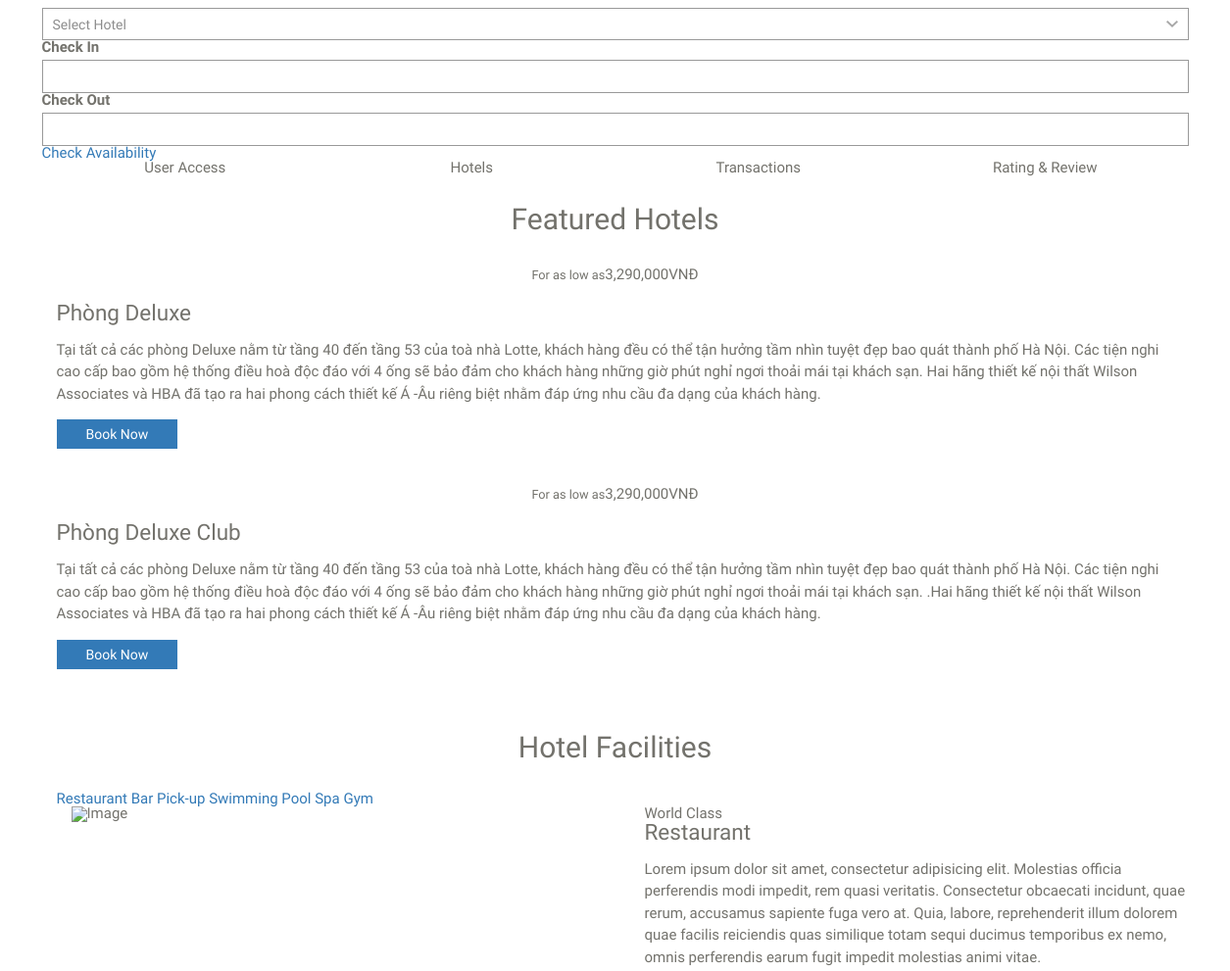
Page /client/index-php.php (middle part) on the earlier database version.
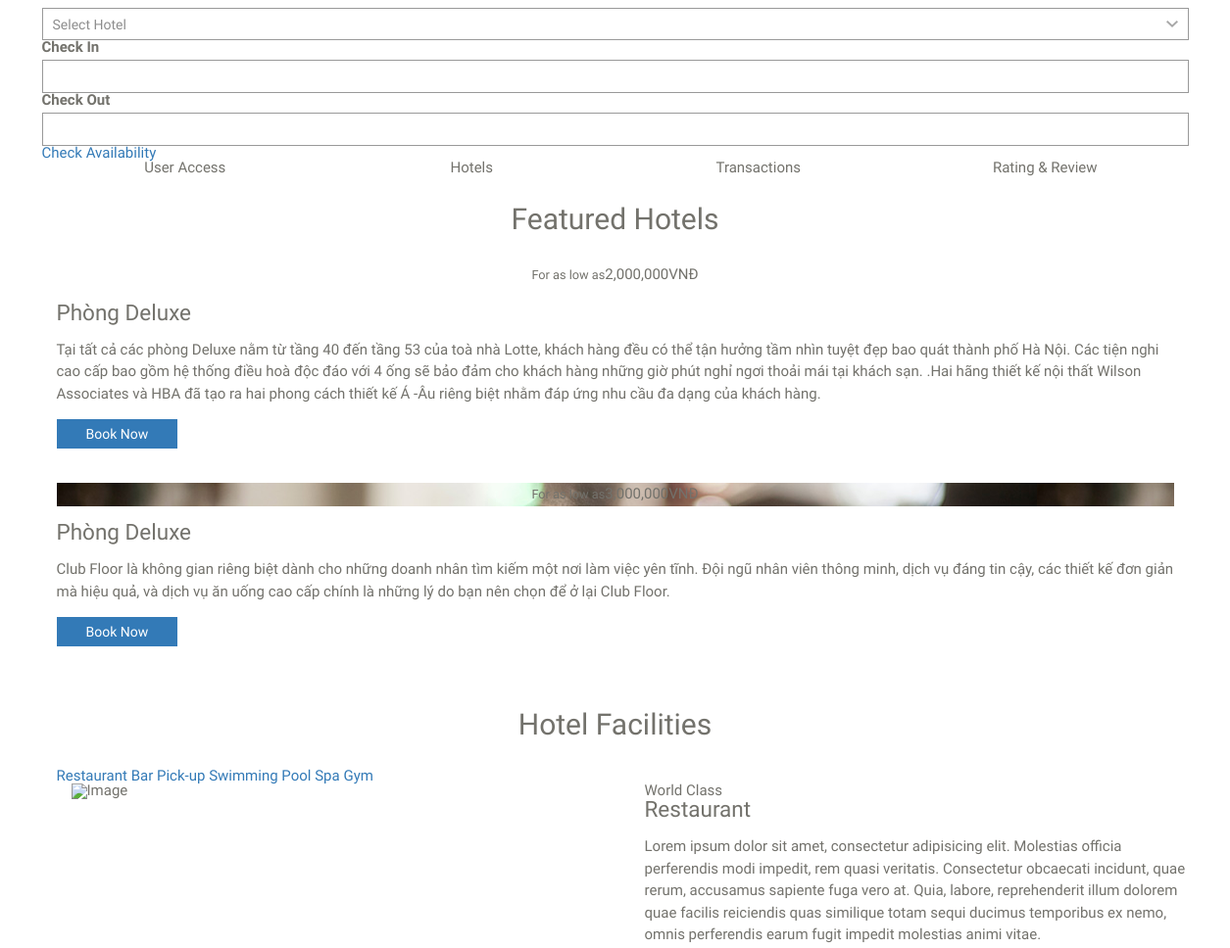
Same page on the later database version.
### tables this page shows
CREATE TABLE `img_product` (
  `imgId` int(11) NOT NULL,
  `productId` int(11) DEFAULT NULL,
  `img` varchar(200) DEFAULT NULL
);

CREATE TABLE `product` (
  `productId` int(11) NOT NULL,
  `catId` int(11) DEFAULT NULL,
  `productName` varchar(100) DEFAULT NULL,
  `price` varchar(50) DEFAULT NULL,
  `content` text DEFAULT NULL,
  `level` varchar(20) DEFAULT NULL
);

### client/index-php.php (the view, shortened to what this page needs)
<?php include("header.php");
require('../db/config.php');
?>
<div class="wrap">
	<div class="container">
		<div class="row">
			<div id="availability">
				<form action="#">
					<div class="a-col">
						<section>
							<select class="cs-select cs-skin-border">
								<option value="" disabled selected>Select Hotel</option>
							</select>
						</section>
					</div>
					<div class="a-col alternate">
						<div class="input-field">
							<label for="date-start">Check In</label>
							<input type="text" class="form-control" id="date-start" />
						</div>
					</div>
					<div class="a-col alternate">
						<div class="input-field">
							<label for="date-end">Check Out</label>
							<input type="text" class="form-control" id="date-end" />
						</div>
					</div>
					<div class="a-col action">
						<a href="#">
							<span>Check</span>
							Availability
						</a>
					</div>
				</form>
			</div>
		</div>
	</div>
</div>
<div id="fh5co-counter-section" class="fh5co-counters">
	<div class="container">
		<div class="row">
			<div class="col-md-3 text-center">
				<span class="fh5co-counter-label">User Access</span>
			</div>
			<div class="col-md-3 text-center">
				<span class="fh5co-counter-label">Hotels</span>
			</div>
			<div class="col-md-3 text-center">
				<span class="fh5co-counter-label">Transactions</span>
			</div>
			<div class="col-md-3 text-center">
				<span class="fh5co-counter-label">Rating &amp; Review</span>
			</div>
		</div>
	</div>
</div>
<div id="featured-hotel" class="fh5co-bg-color">
	<div class="container">
		<div class="row">
			<div class="col-md-12">
				<div class="section-title text-center">
					<h2>Featured Hotels</h2>
				</div>
			</div>
		</div>
		<div class="row">
			<div class="feature-full-2col">
				<?php
				$selectProduct = "SELECT * from img_product, product,categories WHERE categories.catId =product.catId and
													product.productId = img_product.productId and
													categories.catName= 'Phòng ở'
													group by img_product.productId";
				$queryProduct = mysqli_query($conn, $selectProduct);
				$path = '../admin/';
				while ($row = mysqli_fetch_assoc($queryProduct)) {
				?>
					<div class="f-hotel">
						<div class="image" style="background-image: url(<?php echo $path . $row['img'] ?>);">
							<div class="descrip text-center">
								<p><small>For as low as</small><span><?php echo number_format($row['price']) . 'VNĐ' ?></span></p>
							</div>
						</div>
						<div class="desc">
							<h3><?php echo $row['productName'] ?></h3>
							<p><?php echo $row['content']; ?> </p>
							<p><a href="#" class="btn btn-primary btn-luxe-primary">Book Now <i class="ti-angle-right"></i></a></p>
						</div>
					</div>
				<?php } ?>
			</div>
		</div>
	</div>
</div>
<div id="hotel-facilities">
	<div class="container">
		<div class="row">
			<div class="col-md-12">
				<div class="section-title text-center">
					<h2>Hotel Facilities</h2>
				</div>
			</div>
		</div>
		<div id="tabs">
			<nav class="tabs-nav">
				<a href="#" class="active" data-tab="tab1">
					<span>Restaurant</span>
				</a>
				<a href="#" data-tab="tab2">
					<span>Bar</span>
				</a>
				<a href="#" data-tab="tab3">
					<span>Pick-up</span>
				</a>
				<a href="#" data-tab="tab4">
					<span>Swimming Pool</span>
				</a>
				<a href="#" data-tab="tab5">
					<span>Spa</span>
				</a>
				<a href="#" data-tab="tab6">
					<span>Gym</span>
				</a>
			</nav>
			<div class="tab-content-container">
				<div class="tab-content active show" data-tab-content="tab1">
					<div class="container">
						<div class="row">
							<div class="col-md-6">
								<img src="images/tab_img_1.jpg" class="img-responsive" alt="Image">
							</div>
							<div class="col-md-6">
								<span class="super-heading-sm">World Class</span>
								<h3 class="heading">Restaurant</h3>
								<p>Lorem ipsum dolor sit amet, consectetur adipisicing elit. Molestias
									officia perferendis modi impedit, rem quasi veritatis. Consectetur
									obcaecati incidunt, quae rerum, accusamus sapiente fuga vero at. Quia,
									labore, reprehenderit illum dolorem quae facilis reiciendis quas
									similique totam sequi ducimus temporibus ex nemo, omnis perferendis
									earum fugit impedit molestias animi vitae.</p>
							</div>
						</div>
					</div>
				</div>
			</div>
		</div>
	</div>
</div>
<?php include("footer.php") ?>

Differences in the rows shown:
removed img_product: productId.price "3,290,000", productId.productName "Phòng Deluxe", productId.content "Tại tất cả các phòng Deluxe nằm từ tầng 40 đến tầng 53 của toà nhà Lotte, khách hàng đều có thể tận hưởng tầm nhìn tuyệt đẹp bao quát thành phố Hà Nội. Các tiện nghi cao cấp bao gồm hệ thống điều hoà độc đáo với 4 ống sẽ bảo đảm cho khách hàng những giờ phút nghỉ ngơi thoải mái tại khách sạn. Hai hãng thiết kế nội thất Wilson Associates và HBA đã tạo ra hai phong cách thiết kế Á -Âu riêng biệt nhằm đáp ứng nhu cầu đa dạng của khách hàng."
removed img_product: productId.price "3,290,000", productId.productName "Phòng Deluxe Club", productId.content "Tại tất cả các phòng Deluxe nằm từ tầng 40 đến tầng 53 của toà nhà Lotte, khách hàng đều có thể tận hưởng tầm nhìn tuyệt đẹp bao quát thành phố Hà Nội. Các tiện nghi cao cấp bao gồm hệ thống điều hoà độc đáo với 4 ống sẽ bảo đảm cho khách hàng những giờ phút nghỉ ngơi thoải mái tại khách sạn. .Hai hãng thiết kế nội thất Wilson Associates và HBA đã tạo ra hai phong cách thiết kế Á -Âu riêng biệt nhằm đáp ứng nhu cầu đa dạng của khách hàng."
added img_product: productId.price "2,000,000", productId.productName "Phòng Deluxe", productId.content "Tại tất cả các phòng Deluxe nằm từ tầng 40 đến tầng 53 của toà nhà Lotte, khách hàng đều có thể tận hưởng tầm nhìn tuyệt đẹp bao quát thành phố Hà Nội. Các tiện nghi cao cấp bao gồm hệ thống điều hoà độc đáo với 4 ống sẽ bảo đảm cho khách hàng những giờ phút nghỉ ngơi thoải mái tại khách sạn. .Hai hãng thiết kế nội thất Wilson Associates và HBA đã tạo ra hai phong cách thiết kế Á -Âu riêng biệt nhằm đáp ứng nhu cầu đa dạng của khách hàng."
added img_product: img (picture), productId.price "3,000,000", productId.productName "Phòng Deluxe", productId.content "Club Floor là không gian riêng biệt dành cho những doanh nhân tìm kiếm một nơi làm việc yên tĩnh. Đội ngũ nhân viên thông minh, dịch vụ đáng tin cậy, các thiết kế đơn giản mà hiệu quả, và dịch vụ ăn uống cao cấp chính là những lý do bạn nên chọn để ở lại Club Floor."
